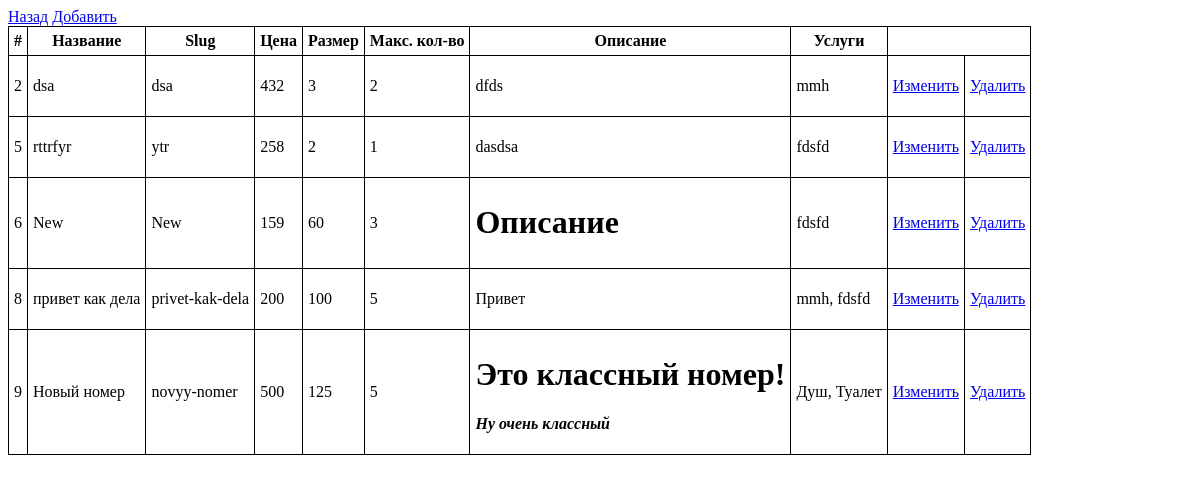
Before: /admin/rooms/index.php (signed in) with the older database file.
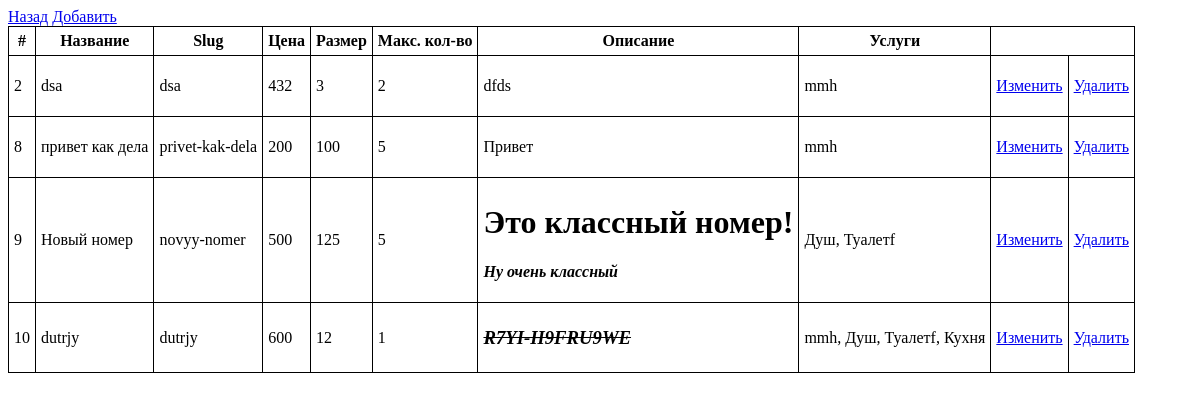
After: the same page with the newer database file.
### tables this page shows
CREATE TABLE `rooms` (
  `id` int NOT NULL,
  `name` varchar(255) NOT NULL,
  `slug` varchar(255) NOT NULL,
  `price` int NOT NULL,
  `size` int NOT NULL,
  `max_people` int NOT NULL,
  `description` text NOT NULL
);

### admin/rooms/index.php (the view, shortened to what this page needs)
<?php
$pdo = require $_SERVER['DOCUMENT_ROOT'] . '/db.php';
$rooms = $pdo->query("SELECT
rooms.*,
GROUP_CONCAT(services.name SEPARATOR ', ') AS services_name
FROM room_service
JOIN rooms ON room_service.room_id = rooms.id
JOIN services ON room_service.service_id = services.id
GROUP BY rooms.id")->fetchAll(PDO::FETCH_ASSOC);
?>
<!doctype html>
<html lang="en">
<head>
</head>
<body>
<a href="/admin/">Назад</a>
<a href="/admin/rooms/create.php">Добавить</a>
<table>
    <tr>
        <th>#</th>
        <th>Название</th>
        <th>Slug</th>
        <th>Цена</th>
        <th>Размер</th>
        <th>Макс. кол-во</th>
        <th>Описание</th>
        <th>Услуги</th>
    </tr>
    <?php foreach ($rooms as $room): ?>
        <tr>
            <td><?= $room['id'] ?></td>
            <td><?= $room['name'] ?></td>
            <td><?= $room['slug'] ?></td>
            <td><?= $room['price'] ?></td>
            <td><?= $room['size'] ?></td>
            <td><?= $room['max_people'] ?></td>
            <td><?= $room['description'] ?></td>
            <td><?= $room['services_name'] ?></td>
            <td><a href="/admin/rooms/edit.php?id=<?= $room['id'] ?>">Изменить</a></td>
            <td><a href="/admin/rooms/actions/delete.php?id=<?= $room['id'] ?>">Удалить</a></td>
        </tr>
    <?php endforeach; ?>
</table>
</body>
</html>

Changed rows visible on the page:
no longer on this page (row unchanged): rooms: id "5", name "rttrfyr", slug "ytr", price "258", size "2", max_people "1", description "dasdsa", services_name "fdsfd"
no longer on this page (row unchanged): rooms: id "6", name "New", slug "New", price "159", size "60", max_people "3", description "Описание", services_name "fdsfd"
computed for rooms "привет как дела": services_name "mmh, fdsfd" → "mmh"
computed for rooms "Это классный номер! Ну очень классный": services_name "Душ, Туалет" → "Душ, Туалетf"
added rooms: id "10", name "dutrjy", slug "dutrjy", price "600", size "12", max_people "1", description "R7YI-H9FRU9WE", services_name "mmh, Душ, Туалетf, Кухня"
